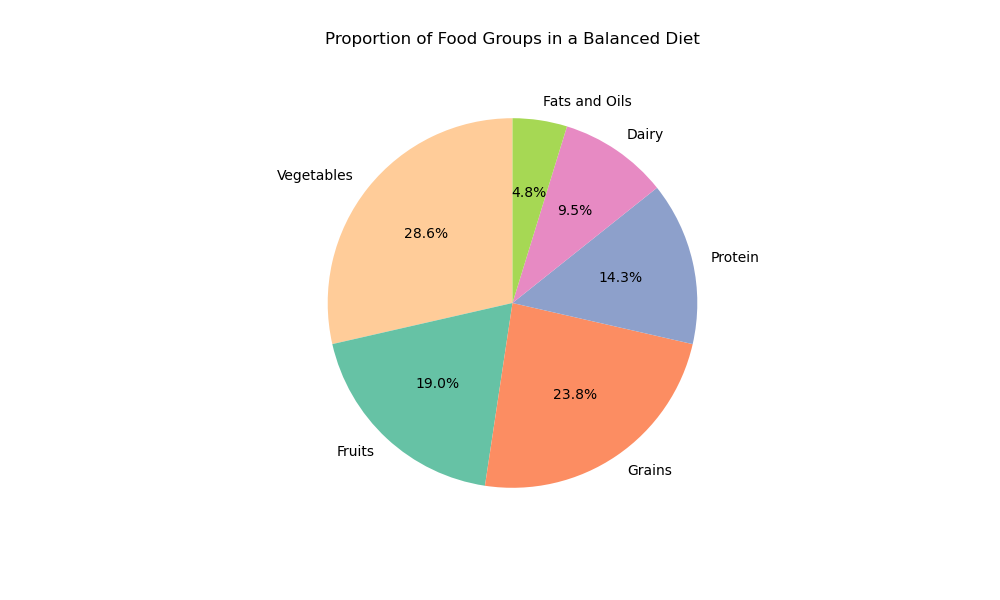

Python code for this plot:

import matplotlib.pyplot as plt

# Data setup
food_groups = ['Vegetables', 'Fruits', 'Grains', 'Protein', 'Dairy', 'Fats and Oils']
percentages = [30, 20, 25, 15, 10, 5]
colors = ['#ffcc99','#66c2a5','#fc8d62','#8da0cb','#e78ac3','#a6d854']

# Plotting
fig, ax = plt.subplots(figsize=(10, 6))  # width and height of the chart
ax.pie(percentages, labels=food_groups, autopct='%1.1f%%', colors=colors, startangle=90)
ax.set_title('Proportion of Food Groups in a Balanced Diet', pad=20)

# Show plot
plt.show()
